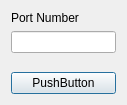
<?xml version="1.0" encoding="UTF-8"?>
<ui version="4.0">
 <class>Dialog</class>
 <widget class="QDialog" name="Dialog">
  <property name="geometry">
   <rect>
    <x>0</x>
    <y>0</y>
    <width>127</width>
    <height>105</height>
   </rect>
  </property>
  <property name="windowTitle">
   <string>Dialog</string>
  </property>
  <layout class="QVBoxLayout" name="verticalLayout">
   <item>
    <widget class="QLabel" name="label">
     <property name="text">
      <string>Port Number</string>
     </property>
    </widget>
   </item>
   <item>
    <widget class="QLineEdit" name="lineEdit"/>
   </item>
   <item>
    <spacer name="verticalSpacer">
     <property name="orientation">
      <enum>Qt::Vertical</enum>
     </property>
     <property name="sizeHint" stdset="0">
      <size>
       <width>20</width>
       <height>40</height>
      </size>
     </property>
    </spacer>
   </item>
   <item>
    <widget class="QPushButton" name="pushButton">
     <property name="text">
      <string>PushButton</string>
     </property>
    </widget>
   </item>
  </layout>
 </widget>
 <resources/>
 <connections/>
</ui>
